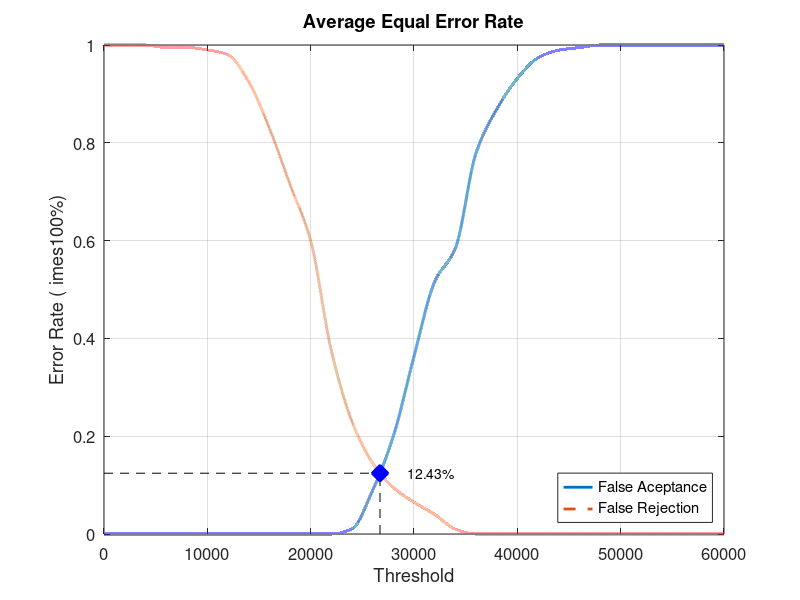
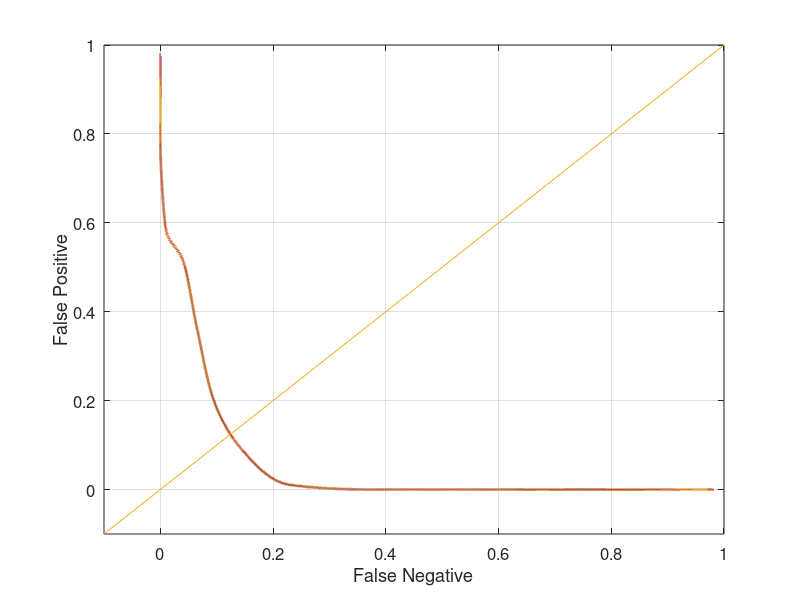

These charts were generated, in order, by the following MATLAB code:
close all;
clear;
clc;
x = 0:2000:60000;
xq = 0:0.5:60000;

y0 = [0 0 0 0 0 0 0 0 0 0 0 0 0.0105263 0.0894737 0.2 0.363158 0.515789 0.584211 0.778947 0.868421 0.931579 0.973684 0.989474 0.994737 1 1 1 1 1 1 1]
yy0 = interp1(x, y0, xq, 'pchip');
y1 = [1 1 1 0.995 0.995 0.99 0.98 0.925 0.83 0.715 0.6 0.375 0.23 0.145 0.095 0.065 0.04 0.01 0 0 0 0 0 0 0 0 0 0 0 0 0]
yy1 = interp1(x, y1, xq, 'pchip');

% Calculating EER: 
y2 = abs(y0 - y1);
find(y2 == min(y2))
yy2 = abs(yy0 - yy1);
xEER = find(yy2 == min(yy2));
xEERIndex = xq(xEER) % X-axis EER
yEER = yy0(xEER) % Y-axis EER

main = figure
plot(xq, yy0,'-','LineWidth', 2);	hold on
plot(xq, yy1,'--','LineWidth', 2);	hold on
plot([xEERIndex xEERIndex], [0 yEER], 'k--');	hold on
plot([0 xEERIndex], [yEER yEER], 'k--');	hold on
plot(xEERIndex, yEER, 'bx', 'LineWidth', 10);	hold on
text(xEERIndex + 10 * xEERIndex / 100, yEER, [num2str(round((10000 * yEER)) / 100) '%'])
legend('False Aceptance', 'False Rejection', 'Location', 'SouthEast')
xlabel('Threshold')
ylabel('Error Rate (	imes100%)')
title('Average Equal Error Rate')
set(gca, 'FontSize', 12)
axis([0 60000 0 1])
grid on

print(main, 'Database1_1Main', '-dpng');
FNRxFPR = figure('Color', [1 1 1]);
plot(yy1, yy0, '-', yy1, yy0, 'LineWidth', 2);
hold on
y = -0.1:0.1:1
plot(y, y); 
set(gca, 'FontSize', 12)
xlabel('False Negative')
ylabel('False Positive')
axis([-0.1 1 -0.1 1])
set(gca, 'FontSize', 12)
grid on

print(FNRxFPR, 'Database1_1FNRxFPR','-dpng');
